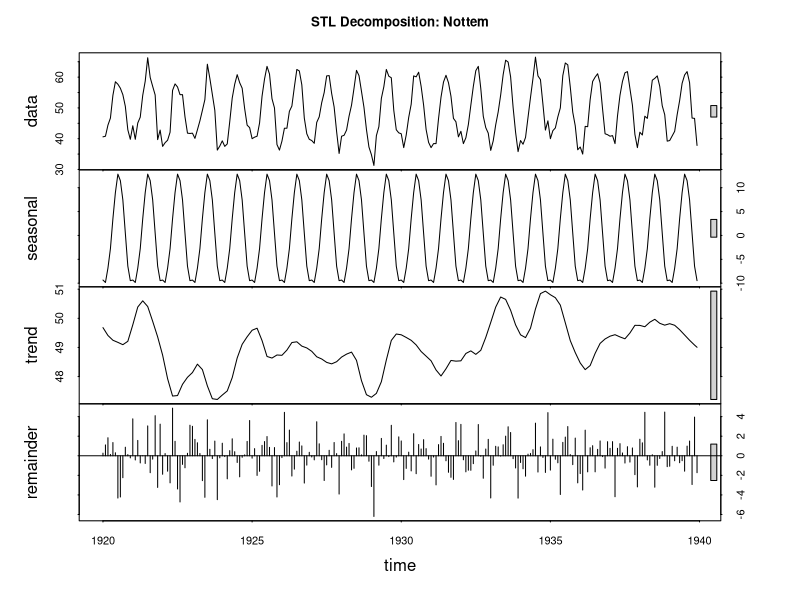
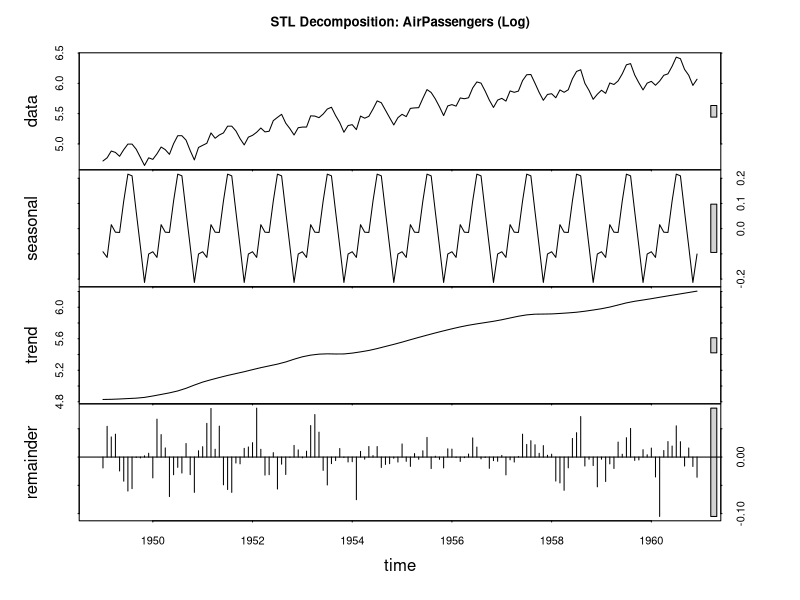
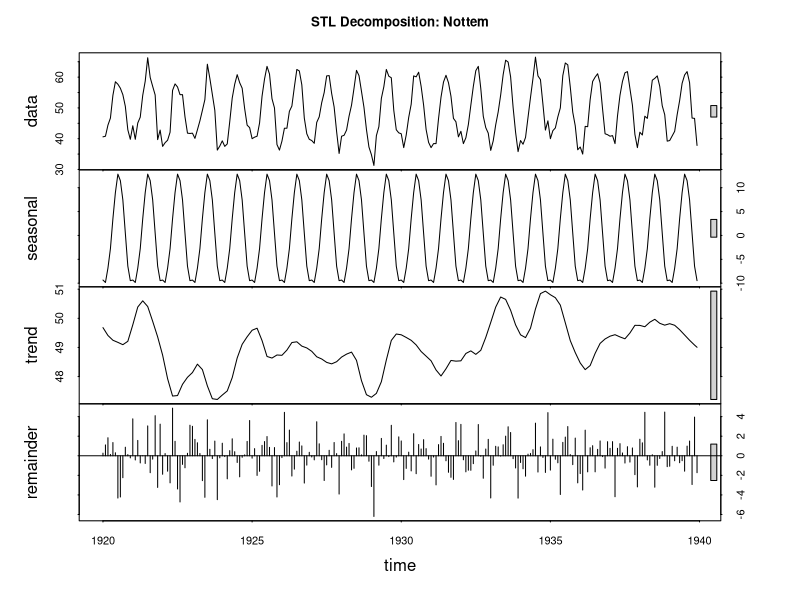
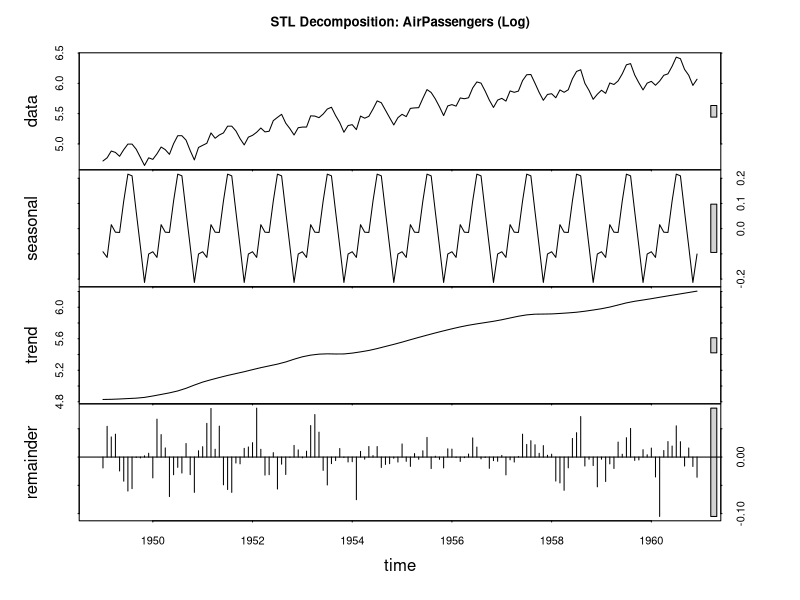

Here is the R script that generated these plots, in order:
## ---- chunk 1
knitr::opts_chunk$set(echo = TRUE)
library(datasets)
library(forecast)
library(TTR)
## ---- chunk 2

# Clear workspace
rm(list = ls(all = TRUE))

# Load required libraries
library(datasets)
library(TTR)

# Load datasets
data(nottem)
data(AirPassengers)

# (a) STL Decomposition for Nottem dataset
nottem_stl <- stl(nottem, s.window = "period")
plot(nottem_stl, main = "STL Decomposition: Nottem")

# (b) STL Decomposition for AirPassengers dataset
ap_log <- log(AirPassengers)
ap_stl <- stl(ap_log, s.window = "period")
plot(ap_stl, main = "STL Decomposition: AirPassengers (Log)")
## ---- chunk 3
nottem_stl <- stl(nottem, s.window = "period")
plot(nottem_stl, main = "STL Decomposition: Nottem")
## ---- chunk 4
ap_log <- log(AirPassengers)
ap_stl <- stl(ap_log, s.window = "period")
plot(ap_stl, main = "STL Decomposition: AirPassengers (Log)")
